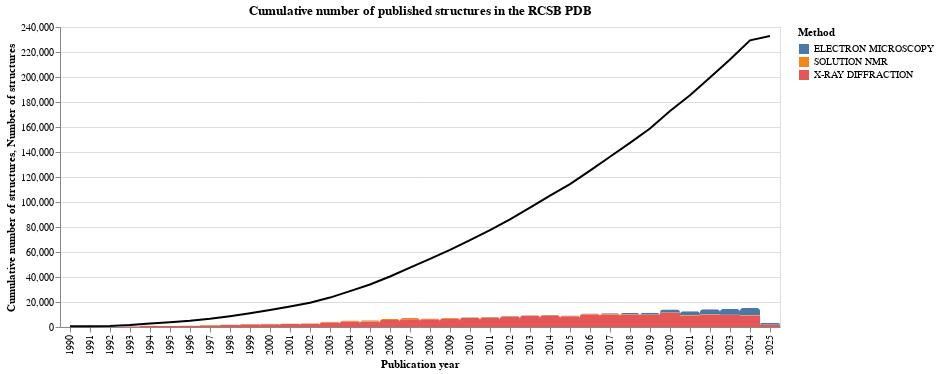

Here is the notebook cell this chart was saved with:
### Code cell
# combining plots
alt.layer(cumulative, yearly_method)

### Figure 1 — Vega-Lite specification as saved in the notebook (floating-point values rounded to 4 significant figures)
{"config": {"view": {"continuousWidth": 300, "continuousHeight": 300}}, "layer": [{"data": {"name": "data-ad59cb3ad4a7888678c11713bef514e2"}, "mark": {"type": "line", "color": "black"}, "encoding": {"x": {"field": "publicationYear", "title": "Publication year", "type": "ordinal"}, "y": {"field": "cumulative_count", "stack": false, "title": "Cumulative number of structures", "type": "quantitative"}}, "title": "Cumulative number of published structures in the RCSB PDB", "transform": [{"window": [{"op": "sum", "field": "countedStructures", "as": "summed"}], "sort": [{"field": "publicationYear"}]}, {"calculate": "(datum.summed + 365)", "as": "cumulative_count"}]}, {"data": {"name": "data-5932599cdd5edf7e6162d83a4c3eb198"}, "mark": {"type": "bar", "cornerRadiusTopLeft": 3, "cornerRadiusTopRight": 3}, "encoding": {"color": {"field": "experimentalTechnique", "title": "Method", "type": "nominal"}, "x": {"field": "publicationYear", "title": "Publication year", "type": "ordinal"}, "y": {"field": "countedStructures", "title": "Number of structures", "type": "quantitative"}}, "title": "Number of published structures per year by experimental method"}], "$schema": "https://vega.github.io/schema/vega-lite/v5.20.1.json", "datasets": {"data-ad59cb3ad4a7888678c11713bef514e2": [{"publicationYear": 1990, "countedStructures": 142}, {"publicationYear": 1991, "countedStructures": 187}, {"publicationYear": 1992, "countedStructures": 192}, {"publicationYear": 1993, "countedStructures": 696}, {"publicationYear": 1994, "countedStructures": 1289}, {"publicationYear": 1995, "countedStructures": 941}, {"publicationYear": 1996, "countedStructures": 1172}, {"publicationYear": 1997, "countedStructures": 1564}, {"publicationYear": 1998, "countedStructures": 2055}, {"publicationYear": 1999, "countedStructures": 2356}, {"publicationYear": 2000, "countedStructures": 2624}, {"publicationYear": 2001, "countedStructures": 2811}, {"publicationYear": 2002, "countedStructures": 2994}, {"publicationYear": 2003, "countedStructures": 4145}, {"publicationYear": 2004, "countedStructures": 5149}, {"publicationYear": 2005, "countedStructures": 5334}, {"publicationYear": 2006, "countedStructures": 6405}, {"publicationYear": 2007, "countedStructures": 7134}, {"publicationYear": 2008, "countedStructures": 6903}, {"publicationYear": 2009, "countedStructures": 7288}, {"publicationYear": 2010, "countedStructures": 7743}, {"publicationYear": 2011, "countedStructures": 7925}, {"publicationYear": 2012, "countedStructures": 8751}, {"publicationYear": 2013, "countedStructures": 9338}, {"publicationYear": 2014, "countedStructures": 9554}, {"publicationYear": 2015, "countedStructures": 9244}, {"publicationYear": 2016, "countedStructures": 10803}, {"publicationYear": 2017, "countedStructures": 11059}, {"publicationYear": 2018, "countedStructures": 11155}, {"publicationYear": 2019, "countedStructures": 11471}, {"publicationYear": 2020, "countedStructures": 13985}, {"publicationYear": 2021, "countedStructures": 12569}, {"publicationYear": 2022, "countedStructures": 14255}, {"publicationYear": 2023, "countedStructures": 14452}, {"publicationYear": 2024, "countedStructures": 15313}, {"publicationYear": 2025, "countedStructures": 3466}], "data-5932599cdd5edf7e6162d83a4c3eb198": [{"experimentalTechnique": "X-RAY DIFFRACTION", "publicationYear": 1990, "countedStructures": 135}, {"experimentalTechnique": "SOLUTION NMR", "publicationYear": 1990, "countedStructures": 7}, {"experimentalTechnique": "ELECTRON MICROSCOPY", "publicationYear": 1990, "countedStructures": 0}, {"experimentalTechnique": "X-RAY DIFFRACTION", "publicationYear": 1991, "countedStructures": 162}, {"experimentalTechnique": "SOLUTION NMR", "publicationYear": 1991, "countedStructures": 23}, {"experimentalTechnique": "ELECTRON MICROSCOPY", "publicationYear": 1991, "countedStructures": 0}, {"experimentalTechnique": "X-RAY DIFFRACTION", "publicationYear": 1992, "countedStructures": 181}, {"experimentalTechnique": "SOLUTION NMR", "publicationYear": 1992, "countedStructures": 11}, {"experimentalTechnique": "ELECTRON MICROSCOPY", "publicationYear": 1992, "countedStructures": 0}, {"experimentalTechnique": "X-RAY DIFFRACTION", "publicationYear": 1993, "countedStructures": 622}, {"experimentalTechnique": "SOLUTION NMR", "publicationYear": 1993, "countedStructures": 74}, {"experimentalTechnique": "ELECTRON MICROSCOPY", "publicationYear": 1993, "countedStructures": 0}, {"experimentalTechnique": "X-RAY DIFFRACTION", "publicationYear": 1994, "countedStructures": 1057}, {"experimentalTechnique": "SOLUTION NMR", "publicationYear": 1994, "countedStructures": 222}, {"experimentalTechnique": "ELECTRON MICROSCOPY", "publicationYear": 1994, "countedStructures": 0}, {"experimentalTechnique": "X-RAY DIFFRACTION", "publicationYear": 1995, "countedStructures": 748}, {"experimentalTechnique": "SOLUTION NMR", "publicationYear": 1995, "countedStructures": 190}, {"experimentalTechnique": "ELECTRON MICROSCOPY", "publicationYear": 1995, "countedStructures": 0}, {"experimentalTechnique": "X-RAY DIFFRACTION", "publicationYear": 1996, "countedStructures": 980}, {"experimentalTechnique": "SOLUTION NMR", "publicationYear": 1996, "countedStructures": 188}, {"experimentalTechnique": "ELECTRON MICROSCOPY", "publicationYear": 1996, "countedStructures": 0}, {"experimentalTechnique": "X-RAY DIFFRACTION", "publicationYear": 1997, "countedStructures": 1233}, {"experimentalTechnique": "SOLUTION NMR", "publicationYear": 1997, "countedStructures": 328}, {"experimentalTechnique": "ELECTRON MICROSCOPY", "publicationYear": 1997, "countedStructures": 1}, {"experimentalTechnique": "X-RAY DIFFRACTION", "publicationYear": 1998, "countedStructures": 1721}, {"experimentalTechnique": "SOLUTION NMR", "publicationYear": 1998, "countedStructures": 331}, {"experimentalTechnique": "ELECTRON MICROSCOPY", "publicationYear": 1998, "countedStructures": 0}, {"experimentalTechnique": "X-RAY DIFFRACTION", "publicationYear": 1999, "countedStructures": 1960}, {"experimentalTechnique": "SOLUTION NMR", "publicationYear": 1999, "countedStructures": 389}, {"experimentalTechnique": "ELECTRON MICROSCOPY", "publicationYear": 1999, "countedStructures": 1}, {"experimentalTechnique": "X-RAY DIFFRACTION", "publicationYear": 2000, "countedStructures": 2231}, {"experimentalTechnique": "SOLUTION NMR", "publicationYear": 2000, "countedStructures": 370}, {"experimentalTechnique": "ELECTRON MICROSCOPY", "publicationYear": 2000, "countedStructures": 11}, {"experimentalTechnique": "X-RAY DIFFRACTION", "publicationYear": 2001, "countedStructures": 2376}, {"experimentalTechnique": "SOLUTION NMR", "publicationYear": 2001, "countedStructures": 413}, {"experimentalTechnique": "ELECTRON MICROSCOPY", "publicationYear": 2001, "countedStructures": 9}, {"experimentalTechnique": "X-RAY DIFFRACTION", "publicationYear": 2002, "countedStructures": 2525}, {"experimentalTechnique": "SOLUTION NMR", "publicationYear": 2002, "countedStructures": 438}, {"experimentalTechnique": "ELECTRON MICROSCOPY", "publicationYear": 2002, "countedStructures": 24}, {"experimentalTechnique": "X-RAY DIFFRACTION", "publicationYear": 2003, "countedStructures": 3584}, {"experimentalTechnique": "SOLUTION NMR", "publicationYear": 2003, "countedStructures": 524}, {"experimentalTechnique": "ELECTRON MICROSCOPY", "publicationYear": 2003, "countedStructures": 29}, {"experimentalTechnique": "X-RAY DIFFRACTION", "publicationYear": 2004, "countedStructures": 4394}, {"experimentalTechnique": "SOLUTION NMR", "publicationYear": 2004, "countedStructures": 727}, {"experimentalTechnique": "ELECTRON MICROSCOPY", "publicationYear": 2004, "countedStructures": 12}, {"experimentalTechnique": "X-RAY DIFFRACTION", "publicationYear": 2005, "countedStructures": 4426}, {"experimentalTechnique": "SOLUTION NMR", "publicationYear": 2005, "countedStructures": 871}, {"experimentalTechnique": "ELECTRON MICROSCOPY", "publicationYear": 2005, "countedStructures": 23}, {"experimentalTechnique": "X-RAY DIFFRACTION", "publicationYear": 2006, "countedStructures": 5506}, {"experimentalTechnique": "SOLUTION NMR", "publicationYear": 2006, "countedStructures": 857}, {"experimentalTechnique": "ELECTRON MICROSCOPY", "publicationYear": 2006, "countedStructures": 26}, {"experimentalTechnique": "X-RAY DIFFRACTION", "publicationYear": 2007, "countedStructures": 6141}, {"experimentalTechnique": "SOLUTION NMR", "publicationYear": 2007, "countedStructures": 962}, {"experimentalTechnique": "ELECTRON MICROSCOPY", "publicationYear": 2007, "countedStructures": 19}, {"experimentalTechnique": "X-RAY DIFFRACTION", "publicationYear": 2008, "countedStructures": 6198}, {"experimentalTechnique": "SOLUTION NMR", "publicationYear": 2008, "countedStructures": 647}, {"experimentalTechnique": "ELECTRON MICROSCOPY", "publicationYear": 2008, "countedStructures": 41}, {"experimentalTechnique": "X-RAY DIFFRACTION", "publicationYear": 2009, "countedStructures": 6662}, {"experimentalTechnique": "SOLUTION NMR", "publicationYear": 2009, "countedStructures": 564}, {"experimentalTechnique": "ELECTRON MICROSCOPY", "publicationYear": 2009, "countedStructures": 40}, {"experimentalTechnique": "X-RAY DIFFRACTION", "publicationYear": 2010, "countedStructures": 7163}, {"experimentalTechnique": "SOLUTION NMR", "publicationYear": 2010, "countedStructures": 510}, {"experimentalTechnique": "ELECTRON MICROSCOPY", "publicationYear": 2010, "countedStructures": 53}, {"experimentalTechnique": "X-RAY DIFFRACTION", "publicationYear": 2011, "countedStructures": 7342}, {"experimentalTechnique": "SOLUTION NMR", "publicationYear": 2011, "countedStructures": 515}, {"experimentalTechnique": "ELECTRON MICROSCOPY", "publicationYear": 2011, "countedStructures": 53}, {"experimentalTechnique": "X-RAY DIFFRACTION", "publicationYear": 2012, "countedStructures": 8144}, {"experimentalTechnique": "SOLUTION NMR", "publicationYear": 2012, "countedStructures": 529}, {"experimentalTechnique": "ELECTRON MICROSCOPY", "publicationYear": 2012, "countedStructures": 65}, {"experimentalTechnique": "X-RAY DIFFRACTION", "publicationYear": 2013, "countedStructures": 8709}, {"experimentalTechnique": "SOLUTION NMR", "publicationYear": 2013, "countedStructures": 494}, {"experimentalTechnique": "ELECTRON MICROSCOPY", "publicationYear": 2013, "countedStructures": 118}, {"experimentalTechnique": "X-RAY DIFFRACTION", "publicationYear": 2014, "countedStructures": 8810}, {"experimentalTechnique": "SOLUTION NMR", "publicationYear": 2014, "countedStructures": 543}, {"experimentalTechnique": "ELECTRON MICROSCOPY", "publicationYear": 2014, "countedStructures": 186}, {"experimentalTechnique": "X-RAY DIFFRACTION", "publicationYear": 2015, "countedStructures": 8591}, {"experimentalTechnique": "SOLUTION NMR", "publicationYear": 2015, "countedStructures": 419}, {"experimentalTechnique": "ELECTRON MICROSCOPY", "publicationYear": 2015, "countedStructures": 213}, {"experimentalTechnique": "X-RAY DIFFRACTION", "publicationYear": 2016, "countedStructures": 9934}, {"experimentalTechnique": "SOLUTION NMR", "publicationYear": 2016, "countedStructures": 446}, {"experimentalTechnique": "ELECTRON MICROSCOPY", "publicationYear": 2016, "countedStructures": 406}, {"experimentalTechnique": "X-RAY DIFFRACTION", "publicationYear": 2017, "countedStructures": 10077}, {"experimentalTechnique": "SOLUTION NMR", "publicationYear": 2017, "countedStructures": 407}, {"experimentalTechnique": "ELECTRON MICROSCOPY", "publicationYear": 2017, "countedStructures": 550}, {"experimentalTechnique": "X-RAY DIFFRACTION", "publicationYear": 2018, "countedStructures": 9870}, {"experimentalTechnique": "SOLUTION NMR", "publicationYear": 2018, "countedStructures": 389}, {"experimentalTechnique": "ELECTRON MICROSCOPY", "publicationYear": 2018, "countedStructures": 844}, {"experimentalTechnique": "X-RAY DIFFRACTION", "publicationYear": 2019, "countedStructures": 9633}, {"experimentalTechnique": "SOLUTION NMR", "publicationYear": 2019, "countedStructures": 379}, {"experimentalTechnique": "ELECTRON MICROSCOPY", "publicationYear": 2019, "countedStructures": 1421}, {"experimentalTechnique": "X-RAY DIFFRACTION", "publicationYear": 2020, "countedStructures": 11211}, {"experimentalTechnique": "SOLUTION NMR", "publicationYear": 2020, "countedStructures": 368}, {"experimentalTechnique": "ELECTRON MICROSCOPY", "publicationYear": 2020, "countedStructures": 2363}, {"experimentalTechnique": "X-RAY DIFFRACTION", "publicationYear": 2021, "countedStructures": 9251}, {"experimentalTechnique": "SOLUTION NMR", "publicationYear": 2021, "countedStructures": 361}, {"experimentalTechnique": "ELECTRON MICROSCOPY", "publicationYear": 2021, "countedStructures": 2947}, {"experimentalTechnique": "X-RAY DIFFRACTION", "publicationYear": 2022, "countedStructures": 9841}, {"experimentalTechnique": "SOLUTION NMR", "publicationYear": 2022, "countedStructures": 296}, {"experimentalTechnique": "ELECTRON MICROSCOPY", "publicationYear": 2022, "countedStructures": 4058}, {"experimentalTechnique": "X-RAY DIFFRACTION", "publicationYear": 2023, "countedStructures": 9600}, {"experimentalTechnique": "SOLUTION NMR", "publicationYear": 2023, "countedStructures": 255}, {"experimentalTechnique": "ELECTRON MICROSCOPY", "publicationYear": 2023, "countedStructures": 4562}, {"experimentalTechnique": "X-RAY DIFFRACTION", "publicationYear": 2024, "countedStructures": 9222}, {"experimentalTechnique": "SOLUTION NMR", "publicationYear": 2024, "countedStructures": 279}, {"experimentalTechnique": "ELECTRON MICROSCOPY", "publicationYear": 2024, "countedStructures": 5788}, {"experimentalTechnique": "X-RAY DIFFRACTION", "publicationYear": 2025, "countedStructures": 1969}, {"experimentalTechnique": "SOLUTION NMR", "publicationYear": 2025, "countedStructures": 49}, {"experimentalTechnique": "ELECTRON MICROSCOPY", "publicationYear": 2025, "countedStructures": 1441}]}}
